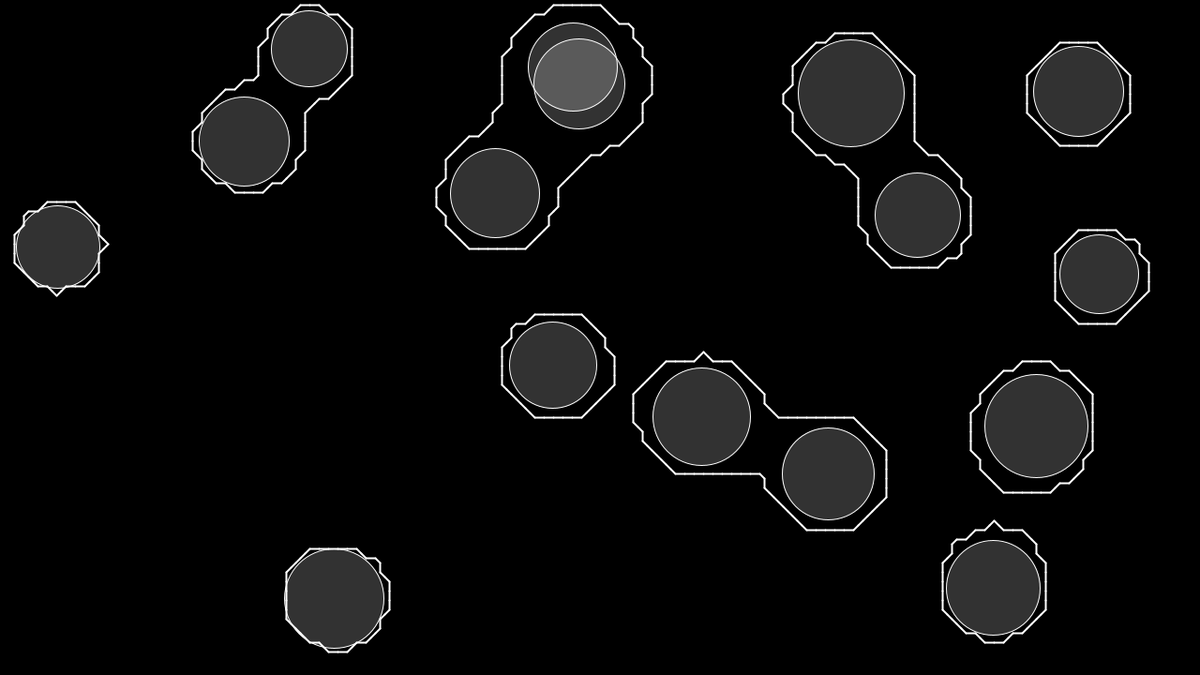
Frame 1 (no input)
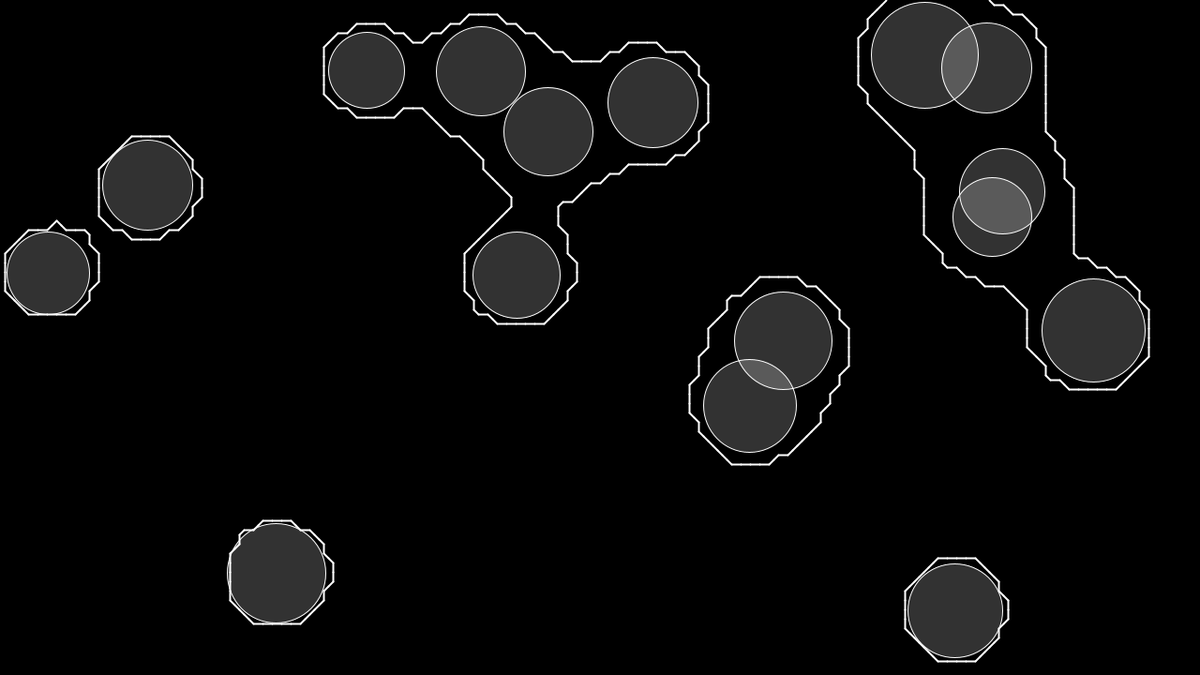
Frame 60 (the mouse pressed at the canvas centre just before this capture)
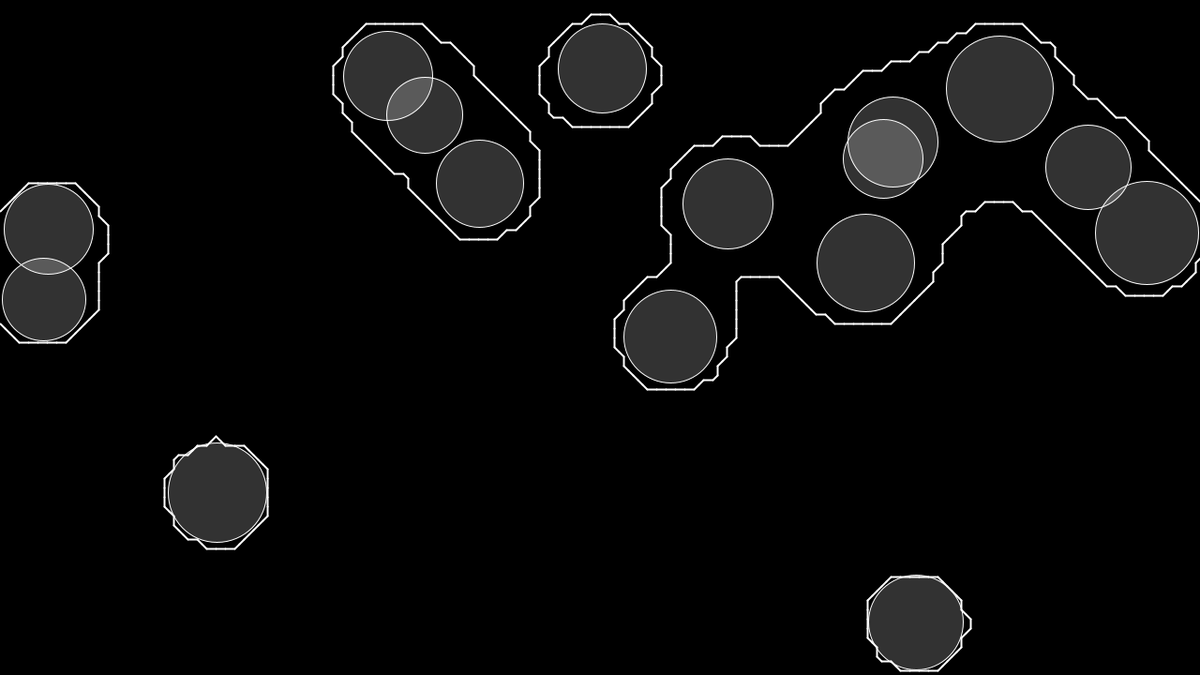
Frame 120 (the mouse held since frame 60 and released just before this capture)

The Processing sketch that drew these frames (run headless with seeded random() and noise(); from frame 60 on, the mouse is pressed at the canvas centre):

// Processing sketch: sketch_metaballs
// ── sketch_metaballs.pde
// Marching Squares Metaballs
// Coding in the Cabana
// The Coding Train / Daniel Shiffman
// https://thecodingtrain.com/challenges/coding-in-the-cabana/005-marching-squares.html
// https://youtu.be/0ZONMNUKTfU
// p5 port: https://editor.p5js.org/codingtrain/sketches/wwB-AA4i-

Bubble[] bubbles = new Bubble[16];
float[][] field;
int rez = 10;
int cols, rows;

void setup() {
  size(1280, 720);
  cols = 1 + width / rez;
  rows = 1 + height / rez;
  field = new float[cols][rows];
  for (int i = 0; i < bubbles.length; i++) {
    bubbles[i] = new Bubble();
  }
}

void line(PVector v1, PVector v2) {
  line(v1.x, v1.y, v2.x, v2.y);
}

void draw() {
  background(0); 

  for (int i = 0; i < cols; i++) {
    for (int j = 0; j < rows; j++) {
      float sum = 0;
      float x = i * rez;
      float y = j * rez;
      for (Bubble b : bubbles) {
        sum += b.r*b.r / ((x-b.x)*(x-b.x) + (y-b.y)*(y-b.y));
      }
      field[i][j] = sum;
    }
  }
  
  //for (int i = 0; i < cols; i++) {
  //  for (int j = 0; j < rows; j++) {
  //    fill(field[i][j]*255);
  //    noStroke();
  //    rect(i*rez, j*rez, rez, rez);
  //  }
  //}

  for (Bubble b : bubbles) {
    b.update();
    b.show();
  }


  for (int i = 0; i < cols-1; i++) {
    for (int j = 0; j < rows-1; j++) {
      float x = i * rez;
      float y = j * rez;
      PVector a = new PVector(x + rez * 0.5, y            );
      PVector b = new PVector(x + rez, y + rez * 0.5);
      PVector c = new PVector(x + rez * 0.5, y + rez      );
      PVector d = new PVector(x, y + rez * 0.5);

      float threshold = 1;
      int c1 = field[i][j]  < threshold ? 0 : 1;
      int c2 = field[i+1][j]  < threshold ? 0 : 1;
      int c3 = field[i+1][j+1]  < threshold ? 0 : 1;
      int c4 = field[i][j+1]  < threshold ? 0 : 1;
      int state = getState(c1, c2, c3, c4);
      
      stroke(255);
      strokeWeight(2);
      switch (state) {
      case 1:  
        line(c, d);
        break;
      case 2:  
        line(b, c);
        break;
      case 3:  
        line(b, d);
        break;
      case 4:  
        line(a, b);
        break;
      case 5:  
        line(a, d);
        line(b, c);
        break;
      case 6:  
        line(a, c);
        break;
      case 7:  
        line(a, d);
        break;
      case 8:  
        line(a, d);
        break;
      case 9:  
        line(a, c);
        break;
      case 10: 
        line(a, b);
        line(c, d);
        break;
      case 11: 
        line(a, b);
        break;
      case 12: 
        line(b, d);
        break;
      case 13: 
        line(b, c);
        break;
      case 14: 
        line(c, d);
        break;
      }
    }
  }
}

int getState(int a, int b, int c, int d) {
  return a * 8 + b * 4  + c * 2 + d * 1;
}

// ── Bubble.pde
// Marching Squares Metaballs
// Coding in the Cabana
// The Coding Train / Daniel Shiffman
// https://thecodingtrain.com/challenges/coding-in-the-cabana/005-marching-squares.html
// https://youtu.be/0ZONMNUKTfU
// p5 port: https://editor.p5js.org/codingtrain/sketches/wwB-AA4i-

class Bubble {
  float x, y;
  float vx, vy;
  float r;

  Bubble() {
    r = random(40, 60);
    x = random(r, width-r);
    y = random(r, height-r);
    vx = random(-2,2);
    vy = random(-2,2);
  }

  void show() {
    noFill();
    stroke(255);
    fill(255,50);
    strokeWeight(1);
    circle(x, y, r*2);
  }

  void update() {
    x += vx;
    y += vy;
    if (x > width-r  || x < r) {
      vx *= -1;
    }
    if (y > height-r  || y < r) {
      vy *= -1;
    }
  }
}
